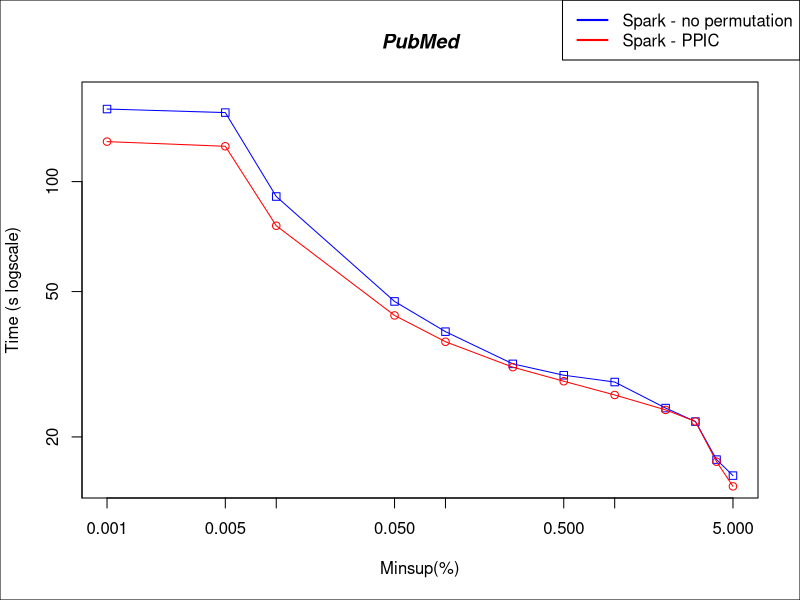

Here is the R script that generated this plot:


#DATA
x <- c(0.00001, 0.00005, 0.0001, 0.0005, 0.001, 0.0025, 0.005, 0.01, 0.02, 0.03, 0.04, 0.05)*100

sparkNP <- c(157983, 154492, 91034, 46987, 38834, 31699, 29509, 28272, 23992, 22035, 17337, 15673)/1000
sparkPPIC <- c(128653, 124927, 75712, 43018, 36441, 31046, 28413, 26053, 23717, 22047, 17110, 14647)/1000

#PLOT
plot(x,sparkNP, log = "xy", type="o", pch=0, xlab="Minsup(%)", ylab="Time (s logscale)", col="blue", ylim=c(15, 170))
lines(x,sparkPPIC, col="red", type="o", pch=1)

title(main="PubMed", font.main=4)

par(fig = c(0, 1, 0, 1), oma = c(0, 0, 0, 0), mar = c(0, 0, 0, 0), new = TRUE)
plot(0, 0, type = "n", bty = "n", xaxt = "n", yaxt = "n")

#Pretty up
legend("topright", legend=c("Spark - no permutation", "Spark - PPIC"), lty=c(1,1),lwd=c(2,2), col=c("blue","red"))
box()